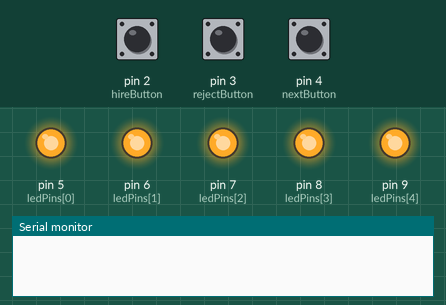
Simulated run of this sketch. Board: Arduino Uno, built with avr-gcc and run on an emulated ATmega328P. Shown: output pins drawn as LEDs (lit = HIGH), the last lines printed to the serial monitor. Inputs (shaded band) come from the test bench; at power-on: pin 2 (hireButton) HIGH, pin 3 (rejectButton) HIGH, pin 4 (nextButton) HIGH.

Above: at 1.2 s.
1.3 s: pin 2 (hireButton) pulled LOW for 1 s
At 1.45 s:
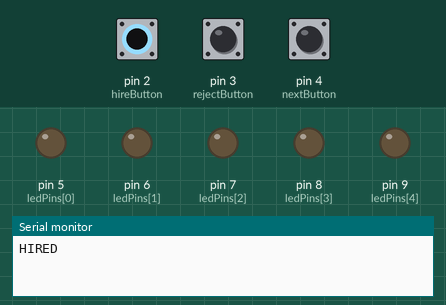
4.3 s: pin 3 (rejectButton) pulled LOW for 3.2 s
At 10.2 s:
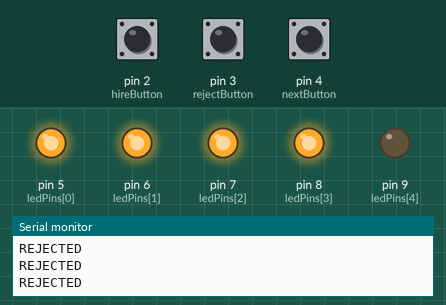
10.5 s: pin 4 (nextButton) pulled LOW for 0.15 s
At 11.1 s:
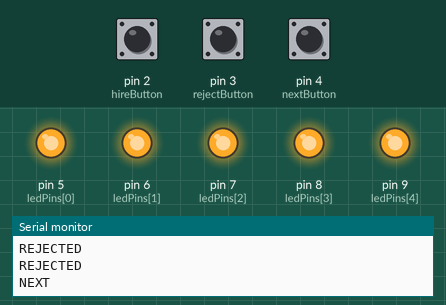
13.6 s: pin 4 (nextButton) pulled LOW for 1 s
At 17.4 s:
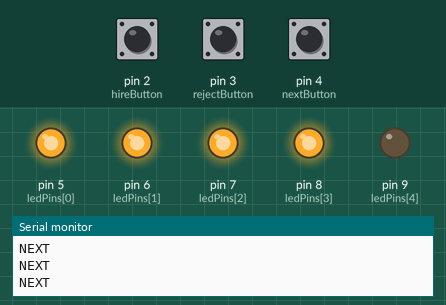
17.6 s: pin 4 (nextButton) pulled LOW for 3.2 s
Timing chart, 0 to 32.3 s (numbered marks = the images above; inputs shaded):
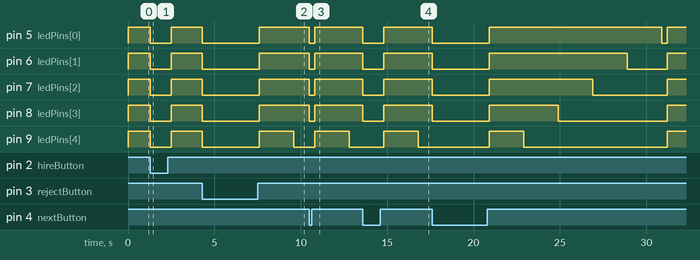

Measured:
- after the input at 1.3 s, pin 5 (ledPins[0]), pin 6 (ledPins[1]), pin 7 (ledPins[2]): HIGH → LOW at once, → HIGH 1.2 s later; pin 8 (ledPins[3]): HIGH → LOW after 0.00 s instead of 2.7 s; pin 9 (ledPins[4]): HIGH → LOW after 0.00 s instead of 0.70 s
- after the input at 4.3 s, pin 5 (ledPins[0]): HIGH → LOW at once, → HIGH 3.3 s later; pin 6 (ledPins[1]): HIGH → LOW after 0.00 s instead of 6.2 s; pin 7 (ledPins[2]): HIGH → LOW after 0.00 s instead of 4.2 s; pin 8 (ledPins[3]): HIGH → LOW after 0.00 s instead of 2.2 s; pin 9 (ledPins[4]): HIGH → LOW after 0.00 s instead of 0.20 s
- after the input at 10.5 s, pin 5 (ledPins[0]), pin 6 (ledPins[1]), pin 7 (ledPins[2]): HIGH → LOW at once, → HIGH 0.30 s later; pin 8 (ledPins[3]): HIGH → LOW after 0.00 s instead of 1.1 s; pin 9 (ledPins[4]): LOW → HIGH after 0.30 s, → LOW 2.0 s later
- after the input at 13.6 s, pin 5 (ledPins[0]), pin 6 (ledPins[1]): HIGH → LOW at once, → HIGH 1.2 s later; pin 7 (ledPins[2]): HIGH → LOW after 0.00 s instead of 3.2 s; pin 8 (ledPins[3]): HIGH → LOW after 0.00 s instead of 1.2 s; pin 9 (ledPins[4]): LOW → HIGH after 1.2 s, → LOW 2.0 s later

The sketch:

test.ino
```cpp
// --- Pin Assignments ---
const int hireButton = 2;
const int rejectButton = 3;
const int nextButton = 4;

int ledPins[] = {5, 6, 7, 8, 9};  // Pins for 5 LEDs
int totalLEDs = 5;
int countdownTime = 10000; // 10 seconds in milliseconds

// --- State Variables ---
unsigned long startTime;
bool counting = true;

void setup() {
  Serial.begin(9600);

  // Set button pins as input with internal pull-up
  pinMode(hireButton, INPUT_PULLUP);
  pinMode(rejectButton, INPUT_PULLUP);
  pinMode(nextButton, INPUT_PULLUP);

  // Set LED pins as outputs
  for (int i = 0; i < totalLEDs; i++) {
    pinMode(ledPins[i], OUTPUT);
    digitalWrite(ledPins[i], LOW); // make sure LEDs start OFF
  }

  startTime = millis(); // start the countdown
}

void loop() {
  // --- Check Buttons ---
  if (digitalRead(hireButton) == LOW) {
    Serial.println("HIRED");
    resetCountdown();
  }

  if (digitalRead(rejectButton) == LOW) {
    Serial.println("REJECTED");
    resetCountdown();
  }

  if (digitalRead(nextButton) == LOW) {
    Serial.println("NEXT");
    resetCountdown();
  }

  // --- Countdown LED Logic ---
  if (counting) {
    unsigned long elapsed = millis() - startTime;
    int ledsOn = map(elapsed, 0, countdownTime, totalLEDs, 0);

    for (int i = 0; i < totalLEDs; i++) {
      if (i < ledsOn) {
        digitalWrite(ledPins[i], HIGH);
      } else {
        digitalWrite(ledPins[i], LOW);
      }
    }

    if (elapsed >= countdownTime) {
      Serial.println("TIMEOUT");
      resetCountdown();
    }
  }
}

void resetCountdown() {
  for (int i = 0; i < totalLEDs; i++) {
    digitalWrite(ledPins[i], LOW);
  }
  delay(300); // Debounce
  startTime = millis(); // Restart timer
}
```
